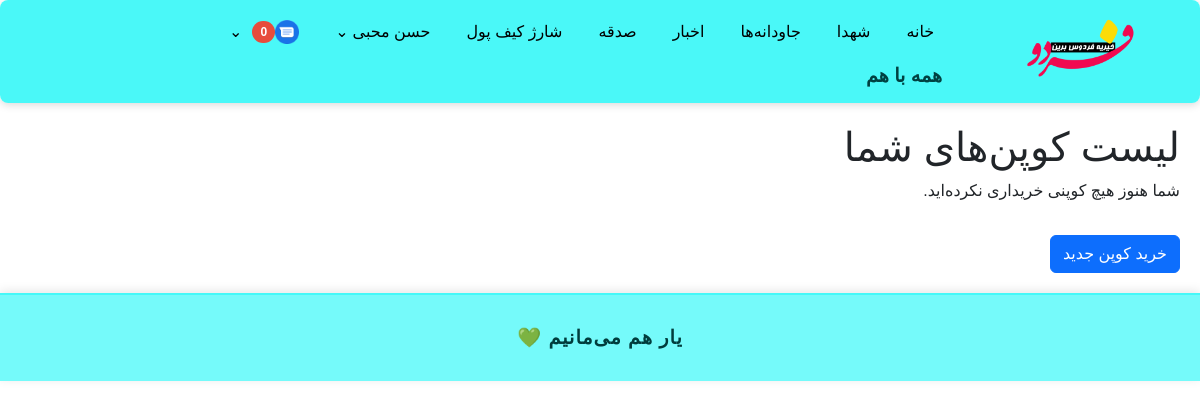
Before: /notifications/coupons/ (signed in) with the older database file.
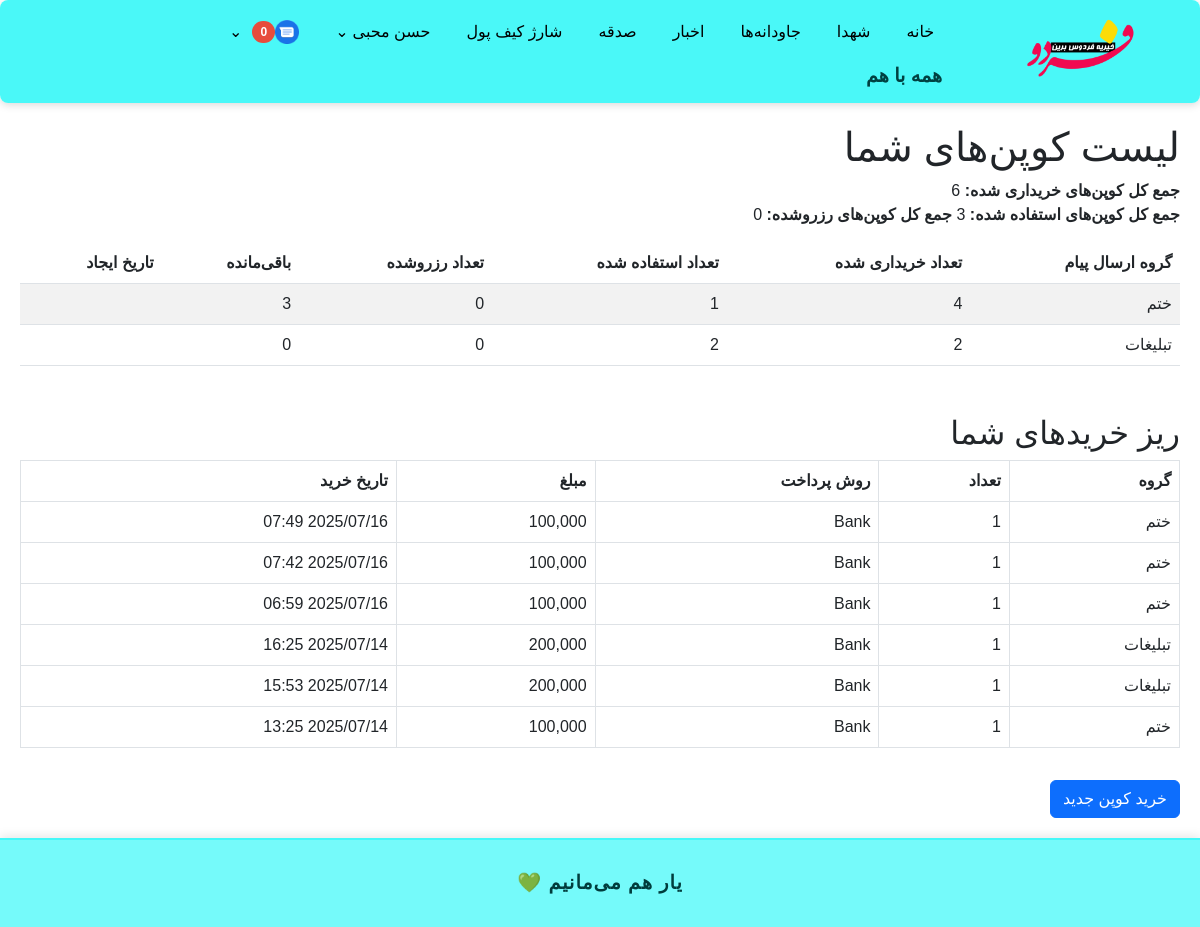
After: the same page with the newer database file.
### notification/models.py (models this page shows, shortened)
class NotificationCoupon(models.Model):
    user = models.ForeignKey(
        'accounts.User',
        on_delete=models.CASCADE,
        related_name='notification_coupons',
        verbose_name="کاربر"
    )
    group = models.ForeignKey(
        NotificationGroup,
        on_delete=models.CASCADE,
        related_name='coupons',
        verbose_name="گروه نوتیفیکیشن"
    )
    quantity_purchased = models.PositiveIntegerField(verbose_name="تعداد کوپن خریداری شده")
    quantity_used = models.PositiveIntegerField(default=0, verbose_name="تعداد کوپن مصرف شده")
    quantity_reserved = models.PositiveIntegerField(default=0, verbose_name="تعداد کوپن رزرو شده")
    donation_record = models.ForeignKey(
        'donation.Donation',
        on_delete=models.SET_NULL,
        null=True,
        blank=True,
        verbose_name="رکورد پرداخت صدقه مرتبط"
    )
    @property
    def remaining(self):
        return self.quantity_purchased - self.quantity_used - self.quantity_reserved
    class Meta:
        unique_together = ('user', 'group')

class NotificationGroup(models.Model):
    title = models.CharField(max_length=200, verbose_name="عنوان گروه نوتیفیکیشن")
    is_mandatory = models.BooleanField(default=False, verbose_name="اجباری است؟")
    hidden = models.BooleanField(default=False, verbose_name="مخفی است؟")
    send_cost = models.PositiveIntegerField(default=0, verbose_name="هزینه ارسال پیام (تومان)")
    needs_approval = models.BooleanField(default=False, verbose_name="نیاز به تایید مدیر دارد؟")
    is_public = models.BooleanField(default=True, verbose_name="عمومی است؟")
    managers = models.ManyToManyField(
        'accounts.User',
        related_name='managed_notification_groups',
        blank=True,
        verbose_name="مدیران گروه"
    )
    allowed_senders = models.ManyToManyField(
        'accounts.User',
        related_name='allowed_notification_groups',
        blank=True,
        verbose_name="ارسال‌کنندگان مجاز"
    )
    default_expire_days = models.PositiveIntegerField(
        default=30,
        verbose_name="مدت پیش‌فرض اعتبار پیام (روز)"
    )

class NotificationCouponPurchase(models.Model):
    PAYMENT_METHOD_CHOICES = (
        ("wallet", "Wallet"),
        ("bank", "Bank"),
    )
    user = models.ForeignKey(User, on_delete=models.CASCADE)
    group = models.ForeignKey(NotificationGroup, on_delete=models.CASCADE)
    quantity = models.PositiveIntegerField()
    payment_method = models.CharField(max_length=20, choices=PAYMENT_METHOD_CHOICES)
    amount = models.PositiveIntegerField()
    created_at = models.DateTimeField(auto_now_add=True)
    donation = models.ForeignKey("donation.Donation", on_delete=models.SET_NULL, null=True, blank=True)

### notification/views.py (the view)
# urls.py: path('coupons/', views.coupon_list, name='coupon-list'),
@login_required
def coupon_list(request):
    print(f"VIEW CALLED: {__name__}.coupon_list")
    user = request.user
    coupons = NotificationCoupon.objects.filter(user=user)
    purchases = NotificationCouponPurchase.objects.filter(user=user).order_by('-created_at')
    total_purchased = coupons.aggregate(total=Sum('quantity_purchased'))['total'] or 0
    total_used = coupons.aggregate(total=Sum('quantity_used'))['total'] or 0
    total_reserved = coupons.aggregate(total=Sum('quantity_reserved'))['total'] or 0
    context = {
        'coupons': coupons,
        'purchases': purchases,
        'total_purchased': total_purchased,
        'total_used': total_used,
        'total_reserved': total_reserved,
    }
    return render(request, 'notification/coupon_list.html', context)

### accounts/models.py (called while the page is built)
    def get_full_name(self):
        return f"{self.first_name} {self.last_name}".strip()

### notification/templatetags/notification_tags.py (called while the page is built)
@register.simple_tag(takes_context=True)
def is_notification_manager(context):
    request = context.get("request")
    user = getattr(request, "user", None)
    if user and user.is_authenticated:
        return NotificationGroup.objects.filter(managers=user).exists()
    return False

### templates/notification/coupon_list.html
{% extends "base.html" %}
{% load humanize %}
{% block content %}
  <h1>لیست کوپن‌های شما</h1>
  {% if coupons %}
    <div>
      <strong>جمع کل کوپن‌های خریداری شده: </strong>{{ total_purchased }}<br>
      <strong>جمع کل کوپن‌های استفاده شده: </strong>{{ total_used }}
      <strong>جمع کل کوپن‌های رزروشده: </strong>{{ total_reserved }}<br>
    </div>
    <table class="table table-striped mt-3">
      <thead>
        <tr>
          <th>گروه ارسال پیام</th>
          <th>تعداد خریداری شده</th>
          <th>تعداد استفاده شده</th>
          <th>تعداد رزروشده</th>
          <th>باقی‌مانده</th>
          <th>تاریخ ایجاد</th>
        </tr>
      </thead>
      <tbody>
        {% for coupon in coupons %}
          <tr>
            <td>{{ coupon.group.title }}</td>
            <td>{{ coupon.quantity_purchased }}</td>
            <td>{{ coupon.quantity_used }}</td>
            <td>{{ coupon.quantity_reserved }}</td>
            <td>{{ coupon.remaining }}</td>
            <td>{{ coupon.created_at|date:"Y/m/d H:i" }}</td>
          </tr>
        {% endfor %}
      </tbody>
    </table>
    <h2 class="mt-5">ریز خریدهای شما</h2>
    {% if purchases %}
      <table class="table table-bordered">
        <thead>
          <tr>
            <th>گروه</th>
            <th>تعداد</th>
            <th>روش پرداخت</th>
            <th>مبلغ</th>
            <th>تاریخ خرید</th>
          </tr>
        </thead>
        <tbody>
          {% for purchase in purchases %}
            <tr>
              <td>{{ purchase.group.title }}</td>
              <td>{{ purchase.quantity }}</td>
              <td>{{ purchase.get_payment_method_display }}</td>
              <td>{{ purchase.amount|intcomma }}</td>
              <td>{{ purchase.created_at|date:"Y/m/d H:i" }}</td>
            </tr>
          {% endfor %}
        </tbody>
      </table>
    {% else %}
      <p>شما هنوز هیچ خریدی ثبت نکرده‌اید.</p>
    {% endif %}
  {% else %}
    <p>شما هنوز هیچ کوپنی خریداری نکرده‌اید.</p>
  {% endif %}
  <a href="{% url 'notification:buy_coupon' %}" class="btn btn-primary mt-3">خرید کوپن جدید</a>
{% endblock %}

Changed rows visible on the page:
added NotificationCoupon: group "ختم", quantity_purchased "4", quantity_used "1", quantity_reserved "0", remaining "3"
added NotificationCoupon: group "تبلیغات", quantity_purchased "2", quantity_used "2", quantity_reserved "0", remaining "0"
added NotificationCouponPurchase: group "ختم", quantity "1", payment_method "Bank", amount "100,000", created_at "2025/07/16 07:49"
added NotificationCouponPurchase: group "ختم", quantity "1", payment_method "Bank", amount "100,000", created_at "2025/07/16 07:42"
added NotificationCouponPurchase: group "ختم", quantity "1", payment_method "Bank", amount "100,000", created_at "2025/07/16 06:59"
added NotificationCouponPurchase: group "تبلیغات", quantity "1", payment_method "Bank", amount "200,000", created_at "2025/07/14 16:25"
added NotificationCouponPurchase: group "تبلیغات", quantity "1", payment_method "Bank", amount "200,000", created_at "2025/07/14 15:53"
added NotificationCouponPurchase: group "ختم", quantity "1", payment_method "Bank", amount "100,000", created_at "2025/07/14 13:25"
Other visible differences:
{{ total_purchased }}: (not shown) → "6"
{{ total_reserved }}: (not shown) → "0"
text no longer shown: "شما هنوز هیچ کوپنی خریداری نکرده‌اید."
text now shown: "جمع کل کوپن‌های خریداری شده: جمع کل کوپن‌های استفاده شده: جمع کل کوپن‌های رزروشده: گروه ارسال پیام تعداد خریداری شده تعداد استفاده شده تعداد رزروشده باقی‌مانده تاریخ ایجاد ریز خریدهای شما گروه تعداد روش پرداخت مبلغ تاریخ خرید"
